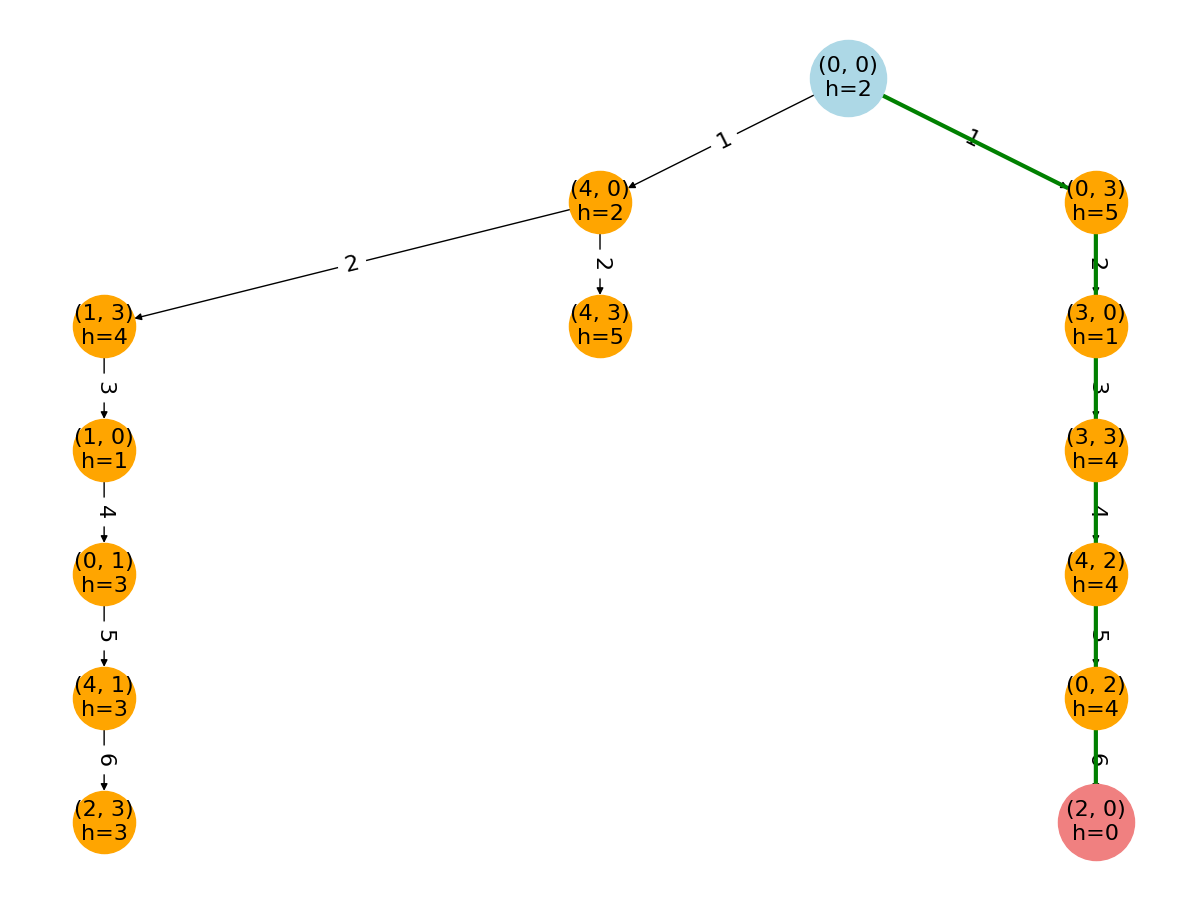

Recreate this plot in Python.
import matplotlib.pyplot as plt
import networkx as nx
from networkx.drawing.nx_pydot import graphviz_layout
import heapq

class PQ:
    def __init__(s): s.q=[]
    def empty(s): return not s.q
    def put(s,i,p): heapq.heappush(s.q,(p,i))
    def get(s): return heapq.heappop(s.q)[1]

def nxt_states(st,lvl):
    x,y=st; a,b=lvl
    ns=[(a,y),(x,b),(0,y),(x,0)]
    m=min(x,b-y); ns.append((x-m,y+m))
    m=min(y,a-x); ns.append((x+m,y-m))
    return list(set(ns))

def h(st,gl): return abs(st[0]-gl[0])+abs(st[1]-gl[1])

def astar(st,gl,lvl):
    pq=PQ(); pq.put(st,0)
    gsc={st:0}; prev={st:None}; G=nx.DiGraph()
    G.add_node(st); d=0; draw(G,prev,st,gl,gsc,d,st); d+=1

    while not pq.empty():
        cur=pq.get()
        if cur==gl: draw(G,prev,st,gl,gsc,d,cur); break
        for ch in nxt_states(cur,lvl):
            t=gsc[cur]+1
            if ch not in gsc or t<gsc[ch]:
                gsc[ch]=t; f=t+h(ch,gl); prev[ch]=cur
                pq.put(ch,f); G.add_edge(cur,ch,weight=t)
        draw(G,prev,st,gl,gsc,d,cur); d+=1
    return G,prev,gsc

def draw(G,prev,st,gl,gsc,d,cur):
    pos=graphviz_layout(G,prog='dot'); plt.figure(figsize=(10,7))
    lbls={n:f"{n}\nh={h(n,gl)}" for n in G.nodes()}
    nx.draw(G,pos,labels=lbls,with_labels=True,node_color='lightpink',node_size=2000,font_size=16)
    nx.draw_networkx_edge_labels(G,pos,edge_labels={(u,v):gsc[v] for u,v in G.edges()},font_size=16)

    if cur in prev:
        p=[]; t=cur
        while t is not None: p.append(t); t=prev[t]
        p.reverse(); e=[(p[i],p[i+1]) for i in range(len(p)-1)]
        nx.draw_networkx_edges(G,pos,edgelist=e,edge_color='green',width=3)

    nx.draw_networkx_nodes(G,pos,nodelist=[st],node_color='lightblue',node_size=3000)
    if gl in G.nodes(): nx.draw_networkx_nodes(G,pos,nodelist=[gl],node_color='lightcoral',node_size=3000)
    plt.title(f"A* Search - Depth {d}"); plt.show()

def final(G,prev,st,gl,gsc):
    pos=graphviz_layout(G,prog='dot'); plt.figure(figsize=(12,9))
    lbls={n:f"{n}\nh={h(n,gl)}" for n in G.nodes()}
    nx.draw(G,pos,labels=lbls,with_labels=True,node_color='orange',node_size=2000,font_size=16)
    nx.draw_networkx_edge_labels(G,pos,edge_labels={(u,v):gsc[v] for u,v in G.edges()},font_size=16)

    if gl in prev:
        p=[]; t=gl
        while t is not None: p.append(t); t=prev[t]
        p.reverse(); e=[(p[i],p[i+1]) for i in range(len(p)-1)]
        nx.draw_networkx_edges(G,pos,edgelist=e,edge_color='green',width=3)
        print("Final Path:", " -> ".join(map(str,p)))

    nx.draw_networkx_nodes(G,pos,nodelist=[st],node_color='lightblue',node_size=3000)
    if gl in G.nodes(): nx.draw_networkx_nodes(G,pos,nodelist=[gl],node_color='lightcoral',node_size=3000)
    plt.title("Final A* Path"); 
    plt.savefig("19-08-25-01-astar-search.png")
    plt.show()


if __name__=="__main__":
    print("Water Jug Problem - A* Search\n")
    a=int(input("Enter level of water in Jug 1: "))
    b=int(input("Enter level of water in Jug 2: "))
    t=int(input("Enter target level:")); 
    gl=(t,0); st=(0,0)
    G,prev,gsc=astar(st,gl,(a,b)); final(G,prev,st,gl,gsc)
